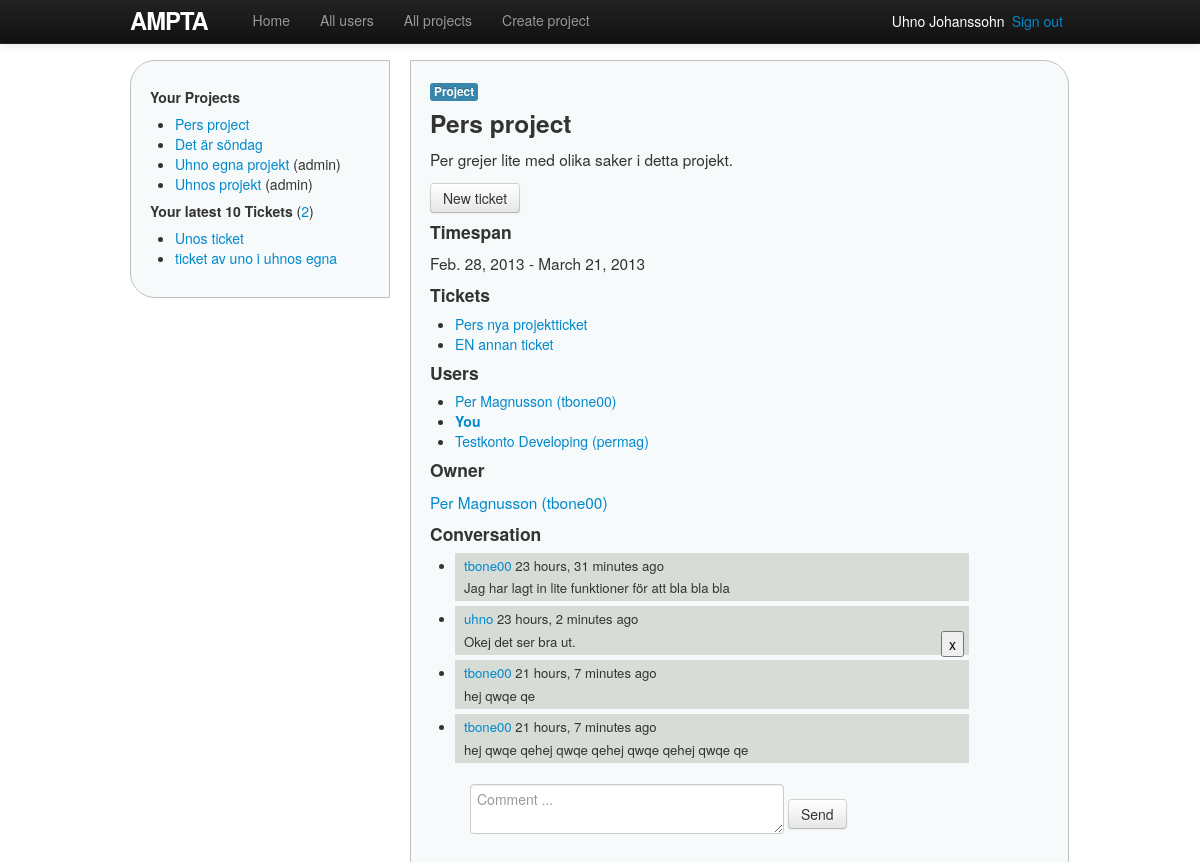
Screenshot of /projects/10/ (signed in) with the database file from the repository.
### ampta/models.py (models this page shows, shortened)
class Project(models.Model):
    name = models.CharField(max_length=30)
    description = models.TextField()
    start_date = models.DateField()
    end_date = models.DateField()
    users = models.ManyToManyField(User, related_name='projects', blank=True)
    owner = models.ForeignKey(User, related_name='projects_owned_by_user')
    date_added = models.DateTimeField()
    date_updated = models.DateTimeField()
    def __unicode__(self):
        return self.name
    def owned_by_user(self, user):
        return self.owner == user
    def has_user(self, user):
        return user in self.users.all()

class Ticket(models.Model):
    name = models.CharField(max_length=30)
    description = models.TextField()
    start_date = models.DateField()
    end_date = models.DateField()
    status = models.ForeignKey(Status, related_name='tickets')
    project = models.ForeignKey(Project, related_name='tickets')
    owner = models.ForeignKey(User, related_name='tickets')
    date_added = models.DateTimeField()
    date_updated = models.DateTimeField()
    def get_absolute_url(self):
        return reverse('project_ticket', args=[str(self.project.id), str(self.id)])

class Comment(models.Model):
    comment = models.CharField(max_length=999)
    comment_date = models.DateTimeField()
    owner = models.ForeignKey(User, related_name='comments')
    project = models.ForeignKey(Project, related_name='comments')

### ampta/modules/decorators.py (the view)
    def wrapper(request, project_id=None, *args, **kwargs):
        user = request.user
        project = get_object_or_404(Project, id=project_id)
        if not project.has_user(user) and not project.owned_by_user(user):
            return render(request, 'shared/error.html', {'error_type': 'private'})
        return function(request, project_id, project, *args, **kwargs)

### ampta/forms.py
class CommentForm(ModelForm):
    comment = forms.CharField(max_length=999, widget=forms.Textarea(attrs={'placeholder': 'Comment ...'}))
    class Meta:
        model = Comment
        exclude = ('comment_date', 'owner', 'project')

### ampta/templatetags/custom_filters.py (called while the page is built)
@register.filter(name='user_projects')  # "name", if other name than function
def user_projects(user):
    projects = user.projects.order_by('-date_added')
    return projects

@register.filter
def project_owned_by_user(project, user):
    return project.owned_by_user(user)

### ampta/views/project_views.py (called while the page is built)
@login_required(login_url='/login')
@get_project_if_member
def show(request, project_id=None, project=None):
    if not project:
        project = get_object_or_404(Project, id=project_id)
    comment_form = CommentForm()
    return render(request, 'projects/show.html',
                 {'project': project, 'comment_form': comment_form})

### ampta/templates/projects/show.html (shortened to what this page needs)
{% extends 'shared/base.html' %}
{% load custom_filters %}
{% block content %}
<span class="label label-info">Project</span>
<h3>{{ project.name }}</h3>
<p>{{ project.description }}</p>
<p><a href="{% url new_project_ticket project.id %}" class="btn">New ticket</a></p>
<h4>Timespan</h4>
<p>{{ project.start_date }} - {{ project.end_date }}</p>
<h4>Tickets</h4>
{% if project.tickets.count %}
<ul>
	{% for t in project.tickets.all %}
	<li><a href="{{ t.get_absolute_url }}">{{ t.name }}</a></li>
	{% endfor %}
</ul>
{% else %}
	<p>No tickets</p>
{% endif %}
<h4>Users</h4>
<ul>
{% for u in project.users.all %}
	{% if u == user %}
	<li><strong><a href="{% url user user.id %}">You</a></strong></li>
	{% else %}
	<li><a href="{% url user u.id %}">{{ u.get_full_name }} ({{ u.username }})</a></li>
	{% endif %}
{% endfor %}
</ul>
<h4>Owner</h4>
{% if project|project_owned_by_user:user %}
<p><a href="{% url user user.id %}"><strong>You</strong></a></p>
{% else %}
<p><a href="{% url user project.owner.id %}">{{ project.owner.get_full_name }} ({{ project.owner.username }})</a></p>
{% endif %}
<h4>Conversation</h4>
<div class="projectConversation">
	<ul>
	{% for c in project.comments.all %}
		<li>
			<p id="comment{{ c.id }}">
				<a href="{% url user c.owner.id %}">{{ c.owner }}</a> {{ c.comment_date|timesince }} ago
				{% if c.owner == user %}
				<form action="{% url delete_project_comment project.id c.id %}" method="POST" class="pull-right">{% csrf_token %}
					<input type="submit" value="x" class="confirmDelete" />
				</form>
				{% endif %}
			</p>
			<p class="commentText">{{ c.comment }}</p>
		</li>
	{% endfor %}
	</ul>
</div>
<form action="{% url create_project_comment project.id %}" method="POST">{% csrf_token %}
	<span class="commentTextarea">{{ comment_form.comment }}</span>
	<input type="submit" value="Send" class="btn" />
</form>
{% endblock %}

### ampta/templates/shared/base.html (shortened to what this page needs)
<!DOCTYPE html>
<html>
	<head>
		{% block styles %}
			<link rel="stylesheet" href="http://code.jquery.com/ui/1.10.1/themes/base/jquery-ui.css" />
			<link rel="stylesheet" type="text/css" href="{{ STATIC_URL }}styles/bootstrap.min.css">
			<link rel="stylesheet" type="text/css" href="{{ STATIC_URL }}styles/site.css">
		{% endblock %}
	</head>
	<body>
	{% block body %}
		<div class="container">
		<header>
			<nav class="navbar navbar-inverse navbar-fixed-top">
				<div class="navbar-inner">
					<div class="container">
						<a href="{% url home %}" id="logo" class="brand">Ampta</a>
						<div class="nav-collapse collapse">
							<ul class="nav">
								<li {% if home_active %}class="active"{% endif %}>
									<a href="{% url home %}">Home</a>
								</li>
								<li {% if all_users_active %}class="active"{% endif %}>
									<a href="{% url users %}">All users</a>
								</li>
								<li {% if projects_active %}class="active"{% endif %}>
									<a href="{% url projects %}">All projects</a>
								</li>
								<li {% if create_projects_active %}class="active"{% endif %}>
									<a href="{% url new_project %}">Create project</a>
								</li>
							</ul>
						</div>
						<span class="sign_out pull-right"><a href="{% url logout %}">Sign out</a></span>
						<span class="active_user pull-right">
							<a href="{% url user user.id %}">{{ user.get_full_name }}</a>
						</span>
					</div>
				</div>
			</nav>
		</header>
		<div class="sidenav pull-left">
			{% include 'shared/_sidenav_projects_tickets.html' %}
		</div>
		<div class="main pull-left">
			{% block content %}{% endblock %}
		</div>
		</div>
	{% endblock body %}
	</body>
</html>

### ampta/templates/shared/_sidenav_projects_tickets.html (shortened to what this page needs)
{% load custom_filters %}
<h5>Your Projects</h5>
<ul>
{% with projects=user|user_projects %}
{% for p in projects %}
	<li>
		<a href="{% url project p.id %}">{{ p.name }}</a>
		{% if p|project_owned_by_user:user %}(admin){% endif %}
	</li>
{% endfor%}
{% endwith %}
</ul>
<h5>Your latest 10 Tickets
	<span class="countTickets">(<a href="{% url tickets %}">{{ user.tickets.count }}</a>)</span>
</h5>
<ul>
{% for t in user.tickets.all|dictsortreversed:"date_added"|slice:"10" %}
	<li><a href="{% url project_ticket t.project.id t.id %}">{{ t.name }}</a></li>
{% endfor %}
</ul>

### ampta/static/styles/site.css (style rules this page uses)
html { overflow-y: scroll; }
body { padding-top: 60px; padding-bottom: 15px; }
textarea { resize: vertical; }
h1, h2, h3, h4, h5, h6 { line-height: 1; }
p { font-size: 1.1em; line-height: 1.7em; }
#logo { float: left; margin-right: 10px; font-size: 1.7em; color: #fff; text-transform: uppercase; letter-spacing: -1px; padding-top: 9px; font-weight: bold; line-height: 1; }
.active_user, .sign_out { display: block; margin-top: 11px; margin-right: 7px; color: white; }
.active_user a { color: white; }
.sidenav { width: 220px; margin-right: 20px; padding: 9px; border: 1px solid #c0c0c0; background: #f7fafa; padding: 19px; border-radius: 25px 0 0 25px; -moz-border-radius: 25px 0 0 25px; }
.main { padding: 9px; width: 619px; border: 1px solid #c0c0c0; background: #f7fafa; padding: 19px; border-radius: 0 25px 25px 0; -moz-border-radius: 0 25px 25px 0; }
textarea { height: 140px; }
.countTickets { font-weight: normal; text-decoration: italic; }
.projectConversation { font-size: 12px; max-height: 300px; overflow: auto; margin-bottom: 11px; }
.projectConversation li { margin-bottom: 5px; background: #d7dcd7; padding: 2px 5px; width: 500px; border-left: 4px solid transparent; }
.projectConversation p { margin: 0; }
.commentTextarea textarea { width: 300px; height: 40px; margin-left: 40px; }

### rows the page displays
Project: name "Pers project", description "Per grejer lite med olika saker i detta projekt.", start_date "Feb. 28, 2013", end_date "March 21, 2013", owner.get_full_name "Per Magnusson", owner.username "tbone00"
Project: name "Det är söndag"
Project: name "Uhno egna projekt", shows "(admin)"
Project: name "Uhnos projekt", shows "(admin)"
Ticket: name "Unos ticket"
Ticket: name "ticket av uno i uhnos egna"
Ticket: name "Pers nya projektticket"
Ticket: name "EN annan ticket"
Comment: owner "tbone00", comment_date "23 hours, 31 minutes", comment "Jag har lagt in lite funktioner för att bla bla bla"
Comment: owner "uhno", comment_date "23 hours, 2 minutes", comment "Okej det ser bra ut."
Comment: owner "tbone00", comment_date "21 hours, 7 minutes", comment "hej qwqe qe"
Comment: owner "tbone00", comment_date "21 hours, 7 minutes", comment "hej qwqe qehej qwqe qehej qwqe qehej qwqe qe"

### other values shown
{{ user.get_full_name }} "Uhno Johanssohn"
{{ user.tickets.count }} "2"
{{ u.get_full_name }} "Per Magnusson"
{{ u.username }} "tbone00"
{{ u.get_full_name }} "Testkonto Developing"
{{ u.username }} "permag"
